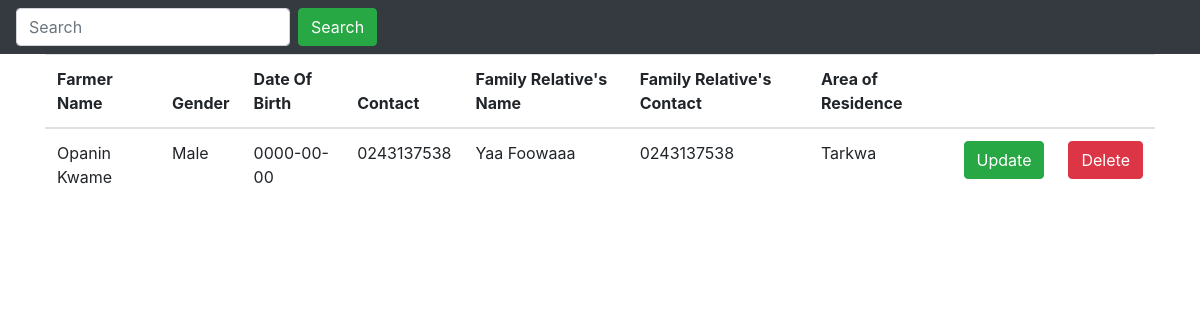
Screenshot of /ViewTables/ViewFarmers.php with the database file from the repository.
### tables this page shows
CREATE TABLE `farmers` (
  `FarmerID` int(11) NOT NULL,
  `Farmer_Name` varchar(50) NOT NULL,
  `Gender` enum('Male','Female') NOT NULL,
  `DOB` date NOT NULL,
  `Contact` varchar(15) NOT NULL,
  `Family_Relative_Name` varchar(50) DEFAULT NULL,
  `Family_Relative_Contact` varchar(15) DEFAULT NULL,
  `Residence` varchar(50) NOT NULL
);

### classescontrollers/Farmer_controller.php (called while the page is built, shortened)
<?php
require("Farmer_class.php");
function view_farmerfunc(){
	$far_array = array();
	$farmer_object = new farmer_class();
	$f_records = $farmer_object->viewfarmer();
	if ($f_records) {
		while ($f_result = $farmer_object->db_fetch()) {
			$far_array[] = $f_result;
		}
	}
	return $far_array;
}

### classescontrollers/Farmer_class.php (called while the page is built, shortened)
<?php
require(dirname(__FILE__))."/../Settings/db_class.php";
class farmer_class extends db_connection
{
	public function viewfarmer(){
		$sql = "SELECT * FROM farmers";
		return $this->db_query($sql);
	}
}
?>

### Settings/db_class.php (called while the page is built, shortened)
<?php
class db_connection
{
	public $db = null;
	public $results = null;
	function db_connect(){
		$this->db = mysqli_connect(SERVER,USERNAME,PASSWD,DATABASE);
		if (mysqli_connect_errno()) {
			return false;
		}else{
			return true;
		}
	}
	function db_query($sqlQuery){
		$this->results = mysqli_query($this->db,$sqlQuery);
		if ($this->results == false) {
			return false;
		}else{
			return true;
		}
	}
	function db_fetch(){
		return mysqli_fetch_assoc($this->results);
	}
}
?>

### ViewTables/ViewFarmers.php (the view, shortened to what this page needs)
<?php
require(dirname(__FILE__))."/../classescontrollers/Farmer_controller.php";
?>
<!DOCTYPE html>
<html lang="en">
  <head>
        <link rel="stylesheet" href="https://maxcdn.bootstrapcdn.com/bootstrap/4.5.2/css/bootstrap.min.css">
        </head>
        <body>
              <nav class="navbar navbar-expand-sm bg-dark navbar-dark">
                <form class="form-inline" action="">
                  <input class="form-control mr-sm-2" type="text" placeholder="Search" name="Search" id="Search">
                  <button class="btn btn-success" type="submit">Search</button>
                </form>
              </nav>
          <div class="container">
            <table class="table table-striped">
              <thead>
                <tr>
                  <th>Farmer Name</th>
                  <th>Gender</th>
                  <th>Date Of Birth</th>
                  <th>Contact</th>
                  <th>Family Relative's Name</th>
                  <th>Family Relative's Contact</th>
                  <th>Area of Residence</th>
                  <th></th>
                  <th></th>
                </tr>
              </thead>
              <tbody>
                <tr>
                  <?php
                  if (isset($_GET['Search'])){
                        $Search = $_GET['Search'];
                        $farmers = searchfarmerfunc($Search);
                        foreach ($farmers as $farmer ) {
                          echo
                          "<tr>
                            <td>".$farmer['Farmer_Name']."</td>
                            <td>".$farmer['Gender']."</td>
                            <td>".$farmer['DOB']."</td>
                            <td>".$farmer['Contact']."</td>
                            <td>".$farmer['Family_Relative_Name']."</td>
                            <td>".$farmer['Family_Relative_Contact']."</td>
                            <td>".$farmer['Residence']."</td>
                            <td><a href='#' class='btn btn-success'>Update</a></td>
                            <td><a href='../actions/FarmersAction.php?FarmerID=".$farmer['FarmerID']."' class='btn btn-danger'>Delete</a></td>
                          </tr>";
                          }
                      }
                  else{
                       $farmers = view_farmerfunc();
                        foreach ($farmers as $farmer ) {
                          echo
                          "<tr>
                            <td>".$farmer['Farmer_Name']."</td>
                            <td>".$farmer['Gender']."</td>
                            <td>".$farmer['DOB']."</td>
                            <td>".$farmer['Contact']."</td>
                            <td>".$farmer['Family_Relative_Name']."</td>
                            <td>".$farmer['Family_Relative_Contact']."</td>
                            <td>".$farmer['Residence']."</td>
                            <td><a href='#' class='btn btn-success'>Update</a></td>
                            <td><a href='../actions/FarmersAction.php?FarmerID=".$farmer['FarmerID']."' class='btn btn-danger'>Delete</a></td>
                          </tr>";
                          }
                  }
                  ?>
                </tbody>
              </table>
            </div>
          </body>
        </html>

### rows the page displays
farmers: Farmer_Name "Opanin Kwame", Gender "Male", DOB "0000-00-00", Contact "0243137538", Family_Relative_Name "Yaa Foowaaa", Family_Relative_Contact "0243137538", Residence "Tarkwa"
